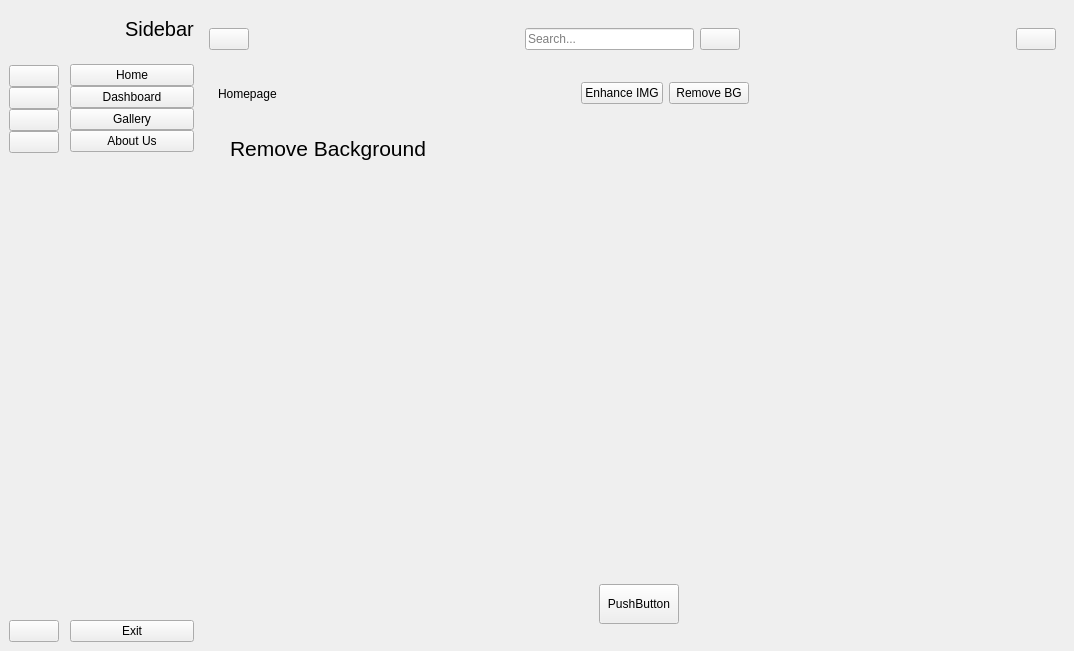
<?xml version="1.0" encoding="UTF-8"?>
<ui version="4.0">
 <class>MainWindow</class>
 <widget class="QMainWindow" name="MainWindow">
  <property name="geometry">
   <rect>
    <x>0</x>
    <y>0</y>
    <width>1074</width>
    <height>651</height>
   </rect>
  </property>
  <property name="windowTitle">
   <string>MainWindow</string>
  </property>
  <widget class="QWidget" name="centralwidget">
   <layout class="QGridLayout" name="gridLayout">
    <item row="0" column="0">
     <widget class="QWidget" name="icon_only_widget" native="true">
      <layout class="QGridLayout" name="gridLayout_2">
       <property name="leftMargin">
        <number>0</number>
       </property>
       <property name="topMargin">
        <number>0</number>
       </property>
       <property name="rightMargin">
        <number>0</number>
       </property>
       <property name="bottomMargin">
        <number>0</number>
       </property>
       <item row="0" column="0">
        <layout class="QHBoxLayout" name="horizontalLayout_3">
         <item>
          <widget class="QLabel" name="label">
           <property name="minimumSize">
            <size>
             <width>50</width>
             <height>50</height>
            </size>
           </property>
           <property name="maximumSize">
            <size>
             <width>50</width>
             <height>50</height>
            </size>
           </property>
           <property name="text">
            <string/>
           </property>
           <property name="pixmap">
            <pixmap resource="resource.qrc">:/icon/icon/Blue Beige Minimalist Spartan Strong Knight Logo (1).png</pixmap>
           </property>
           <property name="scaledContents">
            <bool>true</bool>
           </property>
          </widget>
         </item>
        </layout>
       </item>
       <item row="2" column="0">
        <spacer name="verticalSpacer">
         <property name="orientation">
          <enum>Qt::Vertical</enum>
         </property>
         <property name="sizeHint" stdset="0">
          <size>
           <width>20</width>
           <height>429</height>
          </size>
         </property>
        </spacer>
       </item>
       <item row="3" column="0">
        <widget class="QPushButton" name="exit_btn_1">
         <property name="text">
          <string/>
         </property>
         <property name="icon">
          <iconset resource="resource.qrc">
           <normaloff>:/icon/icon/Close1.ico</normaloff>
           <normalon>:/icon/icon/Close.ico</normalon>:/icon/icon/Close1.ico</iconset>
         </property>
        </widget>
       </item>
       <item row="1" column="0">
        <layout class="QVBoxLayout" name="verticalLayout">
         <property name="spacing">
          <number>0</number>
         </property>
         <item>
          <widget class="QPushButton" name="home_btn_1">
           <property name="text">
            <string/>
           </property>
           <property name="icon">
            <iconset resource="resource.qrc">
             <normaloff>:/icon/icon/Home_1.ico</normaloff>
             <normalon>:/icon/icon/Home.ico</normalon>:/icon/icon/Home_1.ico</iconset>
           </property>
           <property name="iconSize">
            <size>
             <width>25</width>
             <height>25</height>
            </size>
           </property>
           <property name="checkable">
            <bool>true</bool>
           </property>
           <property name="autoExclusive">
            <bool>true</bool>
           </property>
          </widget>
         </item>
         <item>
          <widget class="QPushButton" name="dashboard_btn_1">
           <property name="text">
            <string/>
           </property>
           <property name="icon">
            <iconset resource="resource.qrc">
             <normaloff>:/icon/icon/Speed.ico</normaloff>
             <normalon>:/icon/icon/Speed1.ico</normalon>:/icon/icon/Speed.ico</iconset>
           </property>
           <property name="iconSize">
            <size>
             <width>25</width>
             <height>25</height>
            </size>
           </property>
           <property name="checkable">
            <bool>true</bool>
           </property>
           <property name="autoExclusive">
            <bool>true</bool>
           </property>
          </widget>
         </item>
         <item>
          <widget class="QPushButton" name="gallery_btn_1">
           <property name="text">
            <string/>
           </property>
           <property name="icon">
            <iconset resource="resource.qrc">
             <normaloff>:/icon/icon/Picture_1.ico</normaloff>
             <normalon>:/icon/icon/Picture.ico</normalon>:/icon/icon/Picture_1.ico</iconset>
           </property>
           <property name="iconSize">
            <size>
             <width>25</width>
             <height>25</height>
            </size>
           </property>
           <property name="checkable">
            <bool>true</bool>
           </property>
           <property name="autoExclusive">
            <bool>true</bool>
           </property>
          </widget>
         </item>
         <item>
          <widget class="QPushButton" name="info_btn_1">
           <property name="text">
            <string/>
           </property>
           <property name="icon">
            <iconset resource="resource.qrc">
             <normaloff>:/icon/icon/Info_1.ico</normaloff>
             <normalon>:/icon/icon/Info.ico</normalon>:/icon/icon/Info_1.ico</iconset>
           </property>
           <property name="iconSize">
            <size>
             <width>25</width>
             <height>25</height>
            </size>
           </property>
           <property name="checkable">
            <bool>true</bool>
           </property>
           <property name="autoExclusive">
            <bool>true</bool>
           </property>
          </widget>
         </item>
        </layout>
       </item>
      </layout>
     </widget>
    </item>
    <item row="0" column="1">
     <widget class="QWidget" name="full_menu_widget" native="true">
      <layout class="QVBoxLayout" name="verticalLayout_4">
       <property name="spacing">
        <number>15</number>
       </property>
       <property name="leftMargin">
        <number>5</number>
       </property>
       <property name="topMargin">
        <number>0</number>
       </property>
       <property name="rightMargin">
        <number>0</number>
       </property>
       <property name="bottomMargin">
        <number>0</number>
       </property>
       <item>
        <layout class="QHBoxLayout" name="horizontalLayout_2">
         <item>
          <widget class="QLabel" name="label_2">
           <property name="minimumSize">
            <size>
             <width>40</width>
             <height>40</height>
            </size>
           </property>
           <property name="maximumSize">
            <size>
             <width>40</width>
             <height>40</height>
            </size>
           </property>
           <property name="text">
            <string/>
           </property>
           <property name="pixmap">
            <pixmap resource="resource.qrc">:/icon/icon/Blue Beige Minimalist Spartan Strong Knight Logo (1).png</pixmap>
           </property>
           <property name="scaledContents">
            <bool>true</bool>
           </property>
          </widget>
         </item>
         <item>
          <widget class="QLabel" name="label_3">
           <property name="font">
            <font>
             <pointsize>15</pointsize>
            </font>
           </property>
           <property name="text">
            <string>Sidebar</string>
           </property>
          </widget>
         </item>
        </layout>
       </item>
       <item>
        <layout class="QVBoxLayout" name="verticalLayout_2">
         <property name="spacing">
          <number>0</number>
         </property>
         <item>
          <widget class="QPushButton" name="home_btn_2">
           <property name="text">
            <string>Home</string>
           </property>
           <property name="icon">
            <iconset resource="resource.qrc">
             <normaloff>:/icon/icon/Home_1.ico</normaloff>
             <normalon>:/icon/icon/Home.ico</normalon>:/icon/icon/Home_1.ico</iconset>
           </property>
           <property name="checkable">
            <bool>true</bool>
           </property>
           <property name="autoExclusive">
            <bool>true</bool>
           </property>
          </widget>
         </item>
         <item>
          <widget class="QPushButton" name="dashboard_btn_2">
           <property name="text">
            <string>Dashboard</string>
           </property>
           <property name="icon">
            <iconset resource="resource.qrc">
             <normaloff>:/icon/icon/Speed.ico</normaloff>
             <normalon>:/icon/icon/Speed1.ico</normalon>:/icon/icon/Speed.ico</iconset>
           </property>
           <property name="iconSize">
            <size>
             <width>20</width>
             <height>20</height>
            </size>
           </property>
           <property name="checkable">
            <bool>true</bool>
           </property>
           <property name="autoExclusive">
            <bool>true</bool>
           </property>
          </widget>
         </item>
         <item>
          <widget class="QPushButton" name="gallery_btn_2">
           <property name="text">
            <string>Gallery</string>
           </property>
           <property name="icon">
            <iconset resource="resource.qrc">
             <normaloff>:/icon/icon/Picture_1.ico</normaloff>:/icon/icon/Picture_1.ico</iconset>
           </property>
           <property name="checkable">
            <bool>true</bool>
           </property>
           <property name="autoExclusive">
            <bool>true</bool>
           </property>
          </widget>
         </item>
         <item>
          <widget class="QPushButton" name="info_btn_2">
           <property name="text">
            <string>About Us</string>
           </property>
           <property name="icon">
            <iconset resource="resource.qrc">
             <normaloff>:/icon/icon/Info_1.ico</normaloff>
             <normalon>:/icon/icon/Info.ico</normalon>:/icon/icon/Info_1.ico</iconset>
           </property>
           <property name="checkable">
            <bool>true</bool>
           </property>
           <property name="autoExclusive">
            <bool>true</bool>
           </property>
          </widget>
         </item>
        </layout>
       </item>
       <item>
        <spacer name="verticalSpacer_2">
         <property name="orientation">
          <enum>Qt::Vertical</enum>
         </property>
         <property name="sizeHint" stdset="0">
          <size>
           <width>20</width>
           <height>414</height>
          </size>
         </property>
        </spacer>
       </item>
       <item>
        <widget class="QPushButton" name="exit_btn_2">
         <property name="text">
          <string>Exit</string>
         </property>
         <property name="icon">
          <iconset resource="resource.qrc">
           <normaloff>:/icon/icon/Close1.ico</normaloff>
           <normalon>:/icon/icon/Close.ico</normalon>:/icon/icon/Close1.ico</iconset>
         </property>
        </widget>
       </item>
      </layout>
     </widget>
    </item>
    <item row="0" column="2">
     <widget class="QWidget" name="widget_3" native="true">
      <layout class="QVBoxLayout" name="verticalLayout_5">
       <property name="spacing">
        <number>0</number>
       </property>
       <property name="leftMargin">
        <number>0</number>
       </property>
       <property name="topMargin">
        <number>0</number>
       </property>
       <property name="rightMargin">
        <number>0</number>
       </property>
       <property name="bottomMargin">
        <number>0</number>
       </property>
       <item>
        <widget class="QWidget" name="widget" native="true">
         <property name="minimumSize">
          <size>
           <width>0</width>
           <height>60</height>
          </size>
         </property>
         <layout class="QGridLayout" name="gridLayout_4">
          <item row="0" column="0">
           <widget class="QPushButton" name="change_btn">
            <property name="text">
             <string/>
            </property>
            <property name="icon">
             <iconset>
              <normaloff>:/icon/icon/Menu_1.ico</normaloff>
              <normalon>:/icon/icon/Menu.ico</normalon>:/icon/icon/Menu_1.ico</iconset>
            </property>
            <property name="checkable">
             <bool>true</bool>
            </property>
           </widget>
          </item>
          <item row="0" column="2">
           <layout class="QHBoxLayout" name="horizontalLayout">
            <item>
             <widget class="QLineEdit" name="search_input">
              <property name="placeholderText">
               <string>Search...</string>
              </property>
             </widget>
            </item>
            <item>
             <widget class="QPushButton" name="search_btn">
              <property name="text">
               <string/>
              </property>
              <property name="icon">
               <iconset resource="resource.qrc">
                <normaloff>:/icon/icon/Search_1.ico</normaloff>:/icon/icon/Search_1.ico</iconset>
              </property>
             </widget>
            </item>
           </layout>
          </item>
          <item row="0" column="4">
           <widget class="QPushButton" name="user_btn">
            <property name="text">
             <string/>
            </property>
            <property name="icon">
             <iconset resource="resource.qrc">
              <normaloff>:/icon/icon/Name.ico</normaloff>:/icon/icon/Name.ico</iconset>
            </property>
           </widget>
          </item>
          <item row="0" column="3">
           <spacer name="horizontalSpacer_2">
            <property name="orientation">
             <enum>Qt::Horizontal</enum>
            </property>
            <property name="sizeHint" stdset="0">
             <size>
              <width>270</width>
              <height>20</height>
             </size>
            </property>
           </spacer>
          </item>
          <item row="0" column="1">
           <spacer name="horizontalSpacer">
            <property name="orientation">
             <enum>Qt::Horizontal</enum>
            </property>
            <property name="sizeHint" stdset="0">
             <size>
              <width>270</width>
              <height>20</height>
             </size>
            </property>
           </spacer>
          </item>
         </layout>
        </widget>
       </item>
       <item>
        <widget class="QStackedWidget" name="stackedWidget">
         <property name="currentIndex">
          <number>0</number>
         </property>
         <widget class="QWidget" name="page">
          <layout class="QGridLayout" name="gridLayout_6">
           <item row="0" column="0" colspan="3">
            <widget class="QWidget" name="widget_5" native="true">
             <property name="maximumSize">
              <size>
               <width>16777215</width>
               <height>40</height>
              </size>
             </property>
             <layout class="QHBoxLayout" name="horizontalLayout_5">
              <property name="topMargin">
               <number>0</number>
              </property>
              <item>
               <widget class="QLabel" name="label_4">
                <property name="text">
                 <string>Homepage</string>
                </property>
               </widget>
              </item>
              <item>
               <spacer name="horizontalSpacer_4">
                <property name="orientation">
                 <enum>Qt::Horizontal</enum>
                </property>
                <property name="sizeHint" stdset="0">
                 <size>
                  <width>273</width>
                  <height>20</height>
                 </size>
                </property>
               </spacer>
              </item>
              <item>
               <layout class="QGridLayout" name="gridLayout_3">
                <item row="0" column="0">
                 <widget class="QPushButton" name="pushButton_4">
                  <property name="text">
                   <string>Enhance IMG</string>
                  </property>
                 </widget>
                </item>
                <item row="0" column="1">
                 <widget class="QPushButton" name="pushButton_3">
                  <property name="text">
                   <string>Remove BG</string>
                  </property>
                 </widget>
                </item>
               </layout>
              </item>
              <item>
               <spacer name="horizontalSpacer_5">
                <property name="orientation">
                 <enum>Qt::Horizontal</enum>
                </property>
                <property name="sizeHint" stdset="0">
                 <size>
                  <width>273</width>
                  <height>20</height>
                 </size>
                </property>
               </spacer>
              </item>
             </layout>
            </widget>
           </item>
           <item row="2" column="1" rowspan="2">
            <widget class="QWidget" name="widget_2" native="true"/>
           </item>
           <item row="1" column="2" rowspan="3">
            <widget class="QStackedWidget" name="stackedWidget_2">
             <property name="autoFillBackground">
              <bool>false</bool>
             </property>
             <property name="currentIndex">
              <number>0</number>
             </property>
             <widget class="QWidget" name="page_6">
              <layout class="QGridLayout" name="gridLayout_7">
               <item row="0" column="0" colspan="3">
                <widget class="QLabel" name="label_9">
                 <property name="maximumSize">
                  <size>
                   <width>250</width>
                   <height>30</height>
                  </size>
                 </property>
                 <property name="font">
                  <font>
                   <pointsize>16</pointsize>
                  </font>
                 </property>
                 <property name="text">
                  <string>Remove Background</string>
                 </property>
                </widget>
               </item>
               <item row="1" column="1">
                <spacer name="verticalSpacer_3">
                 <property name="orientation">
                  <enum>Qt::Vertical</enum>
                 </property>
                 <property name="sizeType">
                  <enum>QSizePolicy::Fixed</enum>
                 </property>
                 <property name="sizeHint" stdset="0">
                  <size>
                   <width>20</width>
                   <height>13</height>
                  </size>
                 </property>
                </spacer>
               </item>
               <item row="3" column="1">
                <spacer name="verticalSpacer_4">
                 <property name="orientation">
                  <enum>Qt::Vertical</enum>
                 </property>
                 <property name="sizeType">
                  <enum>QSizePolicy::Fixed</enum>
                 </property>
                 <property name="sizeHint" stdset="0">
                  <size>
                   <width>18</width>
                   <height>5</height>
                  </size>
                 </property>
                </spacer>
               </item>
               <item row="4" column="0">
                <spacer name="horizontalSpacer_9">
                 <property name="orientation">
                  <enum>Qt::Horizontal</enum>
                 </property>
                 <property name="sizeHint" stdset="0">
                  <size>
                   <width>339</width>
                   <height>20</height>
                  </size>
                 </property>
                </spacer>
               </item>
               <item row="4" column="1">
                <widget class="QPushButton" name="pushButton">
                 <property name="maximumSize">
                  <size>
                   <width>100</width>
                   <height>40</height>
                  </size>
                 </property>
                 <property name="text">
                  <string>PushButton</string>
                 </property>
                </widget>
               </item>
               <item row="4" column="2">
                <spacer name="horizontalSpacer_10">
                 <property name="orientation">
                  <enum>Qt::Horizontal</enum>
                 </property>
                 <property name="sizeHint" stdset="0">
                  <size>
                   <width>339</width>
                   <height>20</height>
                  </size>
                 </property>
                </spacer>
               </item>
               <item row="2" column="0" colspan="3">
                <widget class="QLabel" name="label_10">
                 <property name="frameShape">
                  <enum>QFrame::NoFrame</enum>
                 </property>
                 <property name="text">
                  <string/>
                 </property>
                 <property name="textFormat">
                  <enum>Qt::PlainText</enum>
                 </property>
                 <property name="pixmap">
                  <pixmap resource="resource.qrc">:/icon/icon/removebg.jpg</pixmap>
                 </property>
                 <property name="scaledContents">
                  <bool>true</bool>
                 </property>
                </widget>
               </item>
              </layout>
             </widget>
             <widget class="QWidget" name="page_7"/>
            </widget>
           </item>
          </layout>
         </widget>
         <widget class="QWidget" name="page_2">
          <widget class="QLabel" name="label_5">
           <property name="geometry">
            <rect>
             <x>320</x>
             <y>220</y>
             <width>241</width>
             <height>91</height>
            </rect>
           </property>
           <property name="font">
            <font>
             <pointsize>14</pointsize>
            </font>
           </property>
           <property name="text">
            <string>Dashboard</string>
           </property>
          </widget>
         </widget>
         <widget class="QWidget" name="page_3">
          <widget class="QLabel" name="label_6">
           <property name="geometry">
            <rect>
             <x>310</x>
             <y>210</y>
             <width>191</width>
             <height>111</height>
            </rect>
           </property>
           <property name="font">
            <font>
             <pointsize>20</pointsize>
            </font>
           </property>
           <property name="text">
            <string>Gallery</string>
           </property>
          </widget>
         </widget>
         <widget class="QWidget" name="page_4">
          <widget class="QLabel" name="label_7">
           <property name="geometry">
            <rect>
             <x>330</x>
             <y>280</y>
             <width>211</width>
             <height>111</height>
            </rect>
           </property>
           <property name="font">
            <font>
             <pointsize>20</pointsize>
            </font>
           </property>
           <property name="text">
            <string>Info</string>
           </property>
          </widget>
         </widget>
         <widget class="QWidget" name="page_5">
          <widget class="QLabel" name="label_8">
           <property name="geometry">
            <rect>
             <x>360</x>
             <y>200</y>
             <width>161</width>
             <height>81</height>
            </rect>
           </property>
           <property name="font">
            <font>
             <pointsize>20</pointsize>
            </font>
           </property>
           <property name="text">
            <string>User Page</string>
           </property>
          </widget>
         </widget>
        </widget>
       </item>
      </layout>
     </widget>
    </item>
   </layout>
  </widget>
 </widget>
 <resources>
  <include location="resource.qrc"/>
 </resources>
 <connections>
  <connection>
   <sender>change_btn</sender>
   <signal>toggled(bool)</signal>
   <receiver>icon_only_widget</receiver>
   <slot>setVisible(bool)</slot>
   <hints>
    <hint type="sourcelabel">
     <x>199</x>
     <y>15</y>
    </hint>
    <hint type="destinationlabel">
     <x>40</x>
     <y>239</y>
    </hint>
   </hints>
  </connection>
  <connection>
   <sender>change_btn</sender>
   <signal>toggled(bool)</signal>
   <receiver>full_menu_widget</receiver>
   <slot>setHidden(bool)</slot>
   <hints>
    <hint type="sourcelabel">
     <x>210</x>
     <y>22</y>
    </hint>
    <hint type="destinationlabel">
     <x>144</x>
     <y>181</y>
    </hint>
   </hints>
  </connection>
  <connection>
   <sender>home_btn_1</sender>
   <signal>toggled(bool)</signal>
   <receiver>home_btn_2</receiver>
   <slot>setChecked(bool)</slot>
   <hints>
    <hint type="sourcelabel">
     <x>28</x>
     <y>80</y>
    </hint>
    <hint type="destinationlabel">
     <x>70</x>
     <y>74</y>
    </hint>
   </hints>
  </connection>
  <connection>
   <sender>dashboard_btn_1</sender>
   <signal>toggled(bool)</signal>
   <receiver>dashboard_btn_2</receiver>
   <slot>setChecked(bool)</slot>
   <hints>
    <hint type="sourcelabel">
     <x>27</x>
     <y>113</y>
    </hint>
    <hint type="destinationlabel">
     <x>65</x>
     <y>107</y>
    </hint>
   </hints>
  </connection>
  <connection>
   <sender>gallery_btn_1</sender>
   <signal>toggled(bool)</signal>
   <receiver>gallery_btn_2</receiver>
   <slot>setChecked(bool)</slot>
   <hints>
    <hint type="sourcelabel">
     <x>34</x>
     <y>141</y>
    </hint>
    <hint type="destinationlabel">
     <x>71</x>
     <y>130</y>
    </hint>
   </hints>
  </connection>
  <connection>
   <sender>info_btn_1</sender>
   <signal>toggled(bool)</signal>
   <receiver>info_btn_2</receiver>
   <slot>setChecked(bool)</slot>
   <hints>
    <hint type="sourcelabel">
     <x>45</x>
     <y>164</y>
    </hint>
    <hint type="destinationlabel">
     <x>66</x>
     <y>157</y>
    </hint>
   </hints>
  </connection>
  <connection>
   <sender>home_btn_2</sender>
   <signal>toggled(bool)</signal>
   <receiver>home_btn_1</receiver>
   <slot>setChecked(bool)</slot>
   <hints>
    <hint type="sourcelabel">
     <x>59</x>
     <y>59</y>
    </hint>
    <hint type="destinationlabel">
     <x>33</x>
     <y>58</y>
    </hint>
   </hints>
  </connection>
  <connection>
   <sender>dashboard_btn_2</sender>
   <signal>toggled(bool)</signal>
   <receiver>dashboard_btn_1</receiver>
   <slot>setChecked(bool)</slot>
   <hints>
    <hint type="sourcelabel">
     <x>78</x>
     <y>91</y>
    </hint>
    <hint type="destinationlabel">
     <x>27</x>
     <y>95</y>
    </hint>
   </hints>
  </connection>
  <connection>
   <sender>gallery_btn_2</sender>
   <signal>toggled(bool)</signal>
   <receiver>gallery_btn_1</receiver>
   <slot>setChecked(bool)</slot>
   <hints>
    <hint type="sourcelabel">
     <x>77</x>
     <y>120</y>
    </hint>
    <hint type="destinationlabel">
     <x>40</x>
     <y>141</y>
    </hint>
   </hints>
  </connection>
  <connection>
   <sender>info_btn_2</sender>
   <signal>toggled(bool)</signal>
   <receiver>info_btn_1</receiver>
   <slot>setChecked(bool)</slot>
   <hints>
    <hint type="sourcelabel">
     <x>80</x>
     <y>169</y>
    </hint>
    <hint type="destinationlabel">
     <x>23</x>
     <y>180</y>
    </hint>
   </hints>
  </connection>
 </connections>
</ui>
